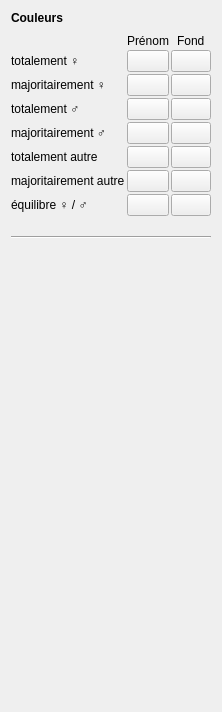
         <widget class="QWidget" name="tabDisplay">
          <attribute name="title">
           <string>AFFICHAGE</string>
          </attribute>
          <layout class="QVBoxLayout" name="verticalLayout_10" stretch="1,10">
           <property name="spacing">
            <number>2</number>
           </property>
           <property name="leftMargin">
            <number>2</number>
           </property>
           <property name="topMargin">
            <number>2</number>
           </property>
           <property name="rightMargin">
            <number>2</number>
           </property>
           <property name="bottomMargin">
            <number>2</number>
           </property>
           <item>
            <widget class="QWidget" name="wColors" native="true">
             <layout class="QGridLayout" name="gridLayout_5" rowstretch="1,0">
              <property name="leftMargin">
               <number>9</number>
              </property>
              <property name="topMargin">
               <number>9</number>
              </property>
              <property name="rightMargin">
               <number>9</number>
              </property>
              <property name="bottomMargin">
               <number>9</number>
              </property>
              <property name="spacing">
               <number>9</number>
              </property>
              <item row="1" column="0" colspan="5">
               <widget class="QWidget" name="widget_9" native="true">
                <layout class="QGridLayout" name="gridLayout_3">
                 <property name="leftMargin">
                  <number>0</number>
                 </property>
                 <property name="topMargin">
                  <number>0</number>
                 </property>
                 <property name="rightMargin">
                  <number>0</number>
                 </property>
                 <property name="bottomMargin">
                  <number>0</number>
                 </property>
                 <property name="spacing">
                  <number>2</number>
                 </property>
                 <item row="7" column="3">
                  <widget class="QPushButton" name="pbBalancedFemaleMaleColorName">
                   <property name="minimumSize">
                    <size>
                     <width>0</width>
                     <height>0</height>
                    </size>
                   </property>
                   <property name="text">
                    <string/>
                   </property>
                  </widget>
                 </item>
                 <item row="7" column="4">
                  <widget class="QPushButton" name="pbBalancedFemaleMaleColorBackground">
                   <property name="minimumSize">
                    <size>
                     <width>0</width>
                     <height>0</height>
                    </size>
                   </property>
                   <property name="text">
                    <string/>
                   </property>
                  </widget>
                 </item>
                 <item row="5" column="3">
                  <widget class="QPushButton" name="pbTotalOtherColorName">
                   <property name="minimumSize">
                    <size>
                     <width>0</width>
                     <height>0</height>
                    </size>
                   </property>
                   <property name="text">
                    <string/>
                   </property>
                  </widget>
                 </item>
                 <item row="0" column="4" alignment="Qt::AlignHCenter">
                  <widget class="QLabel" name="label_5">
                   <property name="text">
                    <string>Fond</string>
                   </property>
                  </widget>
                 </item>
                 <item row="1" column="3">
                  <widget class="QPushButton" name="pbTotalFemaleColorName">
                   <property name="minimumSize">
                    <size>
                     <width>0</width>
                     <height>0</height>
                    </size>
                   </property>
                   <property name="text">
                    <string/>
                   </property>
                  </widget>
                 </item>
                 <item row="3" column="2">
                  <widget class="QLabel" name="label_27">
                   <property name="text">
                    <string>totalement ♂</string>
                   </property>
                  </widget>
                 </item>
                 <item row="2" column="4">
                  <widget class="QPushButton" name="pbMajorFemaleColorBackground">
                   <property name="text">
                    <string/>
                   </property>
                  </widget>
                 </item>
                 <item row="3" column="4">
                  <widget class="QPushButton" name="pbTotalMaleColorBackground">
                   <property name="minimumSize">
                    <size>
                     <width>0</width>
                     <height>0</height>
                    </size>
                   </property>
                   <property name="text">
                    <string/>
                   </property>
                  </widget>
                 </item>
                 <item row="0" column="3" alignment="Qt::AlignHCenter">
                  <widget class="QLabel" name="label_4">
                   <property name="text">
                    <string>Prénom</string>
                   </property>
                  </widget>
                 </item>
                 <item row="2" column="2">
                  <widget class="QLabel" name="label_8">
                   <property name="text">
                    <string>majoritairement ♀</string>
                   </property>
                  </widget>
                 </item>
                 <item row="1" column="2">
                  <widget class="QLabel" name="label_26">
                   <property name="text">
                    <string>totalement ♀</string>
                   </property>
                  </widget>
                 </item>
                 <item row="2" column="3">
                  <widget class="QPushButton" name="pbMajorFemaleColorName">
                   <property name="text">
                    <string/>
                   </property>
                  </widget>
                 </item>
                 <item row="7" column="2">
                  <widget class="QLabel" name="label_28">
                   <property name="text">
                    <string>équilibre ♀ / ♂</string>
                   </property>
                  </widget>
                 </item>
                 <item row="5" column="4">
                  <widget class="QPushButton" name="pbTotalOtherColorBackground">
                   <property name="minimumSize">
                    <size>
                     <width>0</width>
                     <height>0</height>
                    </size>
                   </property>
                   <property name="text">
                    <string/>
                   </property>
                  </widget>
                 </item>
                 <item row="5" column="2">
                  <widget class="QLabel" name="label_29">
                   <property name="text">
                    <string>totalement autre</string>
                   </property>
                  </widget>
                 </item>
                 <item row="3" column="3">
                  <widget class="QPushButton" name="pbTotalMaleColorName">
                   <property name="minimumSize">
                    <size>
                     <width>0</width>
                     <height>0</height>
                    </size>
                   </property>
                   <property name="text">
                    <string/>
                   </property>
                  </widget>
                 </item>
                 <item row="1" column="4">
                  <widget class="QPushButton" name="pbTotalFemaleColorBackground">
                   <property name="minimumSize">
                    <size>
                     <width>0</width>
                     <height>0</height>
                    </size>
                   </property>
                   <property name="text">
                    <string/>
                   </property>
                  </widget>
                 </item>
                 <item row="4" column="2">
                  <widget class="QLabel" name="label_12">
                   <property name="text">
                    <string>majoritairement ♂</string>
                   </property>
                  </widget>
                 </item>
                 <item row="4" column="3">
                  <widget class="QPushButton" name="pbMajorMaleColorName">
                   <property name="text">
                    <string/>
                   </property>
                  </widget>
                 </item>
                 <item row="4" column="4">
                  <widget class="QPushButton" name="pbMajorMaleColorBackground">
                   <property name="text">
                    <string/>
                   </property>
                  </widget>
                 </item>
                 <item row="6" column="2">
                  <widget class="QLabel" name="label_13">
                   <property name="text">
                    <string>majoritairement autre</string>
                   </property>
                  </widget>
                 </item>
                 <item row="6" column="3">
                  <widget class="QPushButton" name="pbMajorOtherColorName">
                   <property name="text">
                    <string/>
                   </property>
                  </widget>
                 </item>
                 <item row="6" column="4">
                  <widget class="QPushButton" name="pbMajorOtherColorBackground">
                   <property name="text">
                    <string/>
                   </property>
                  </widget>
                 </item>
                </layout>
               </widget>
              </item>
              <item row="0" column="0" colspan="5">
               <widget class="QLabel" name="label_25">
                <property name="text">
                 <string>&lt;html&gt;&lt;head/&gt;&lt;body&gt;&lt;p&gt;&lt;span style=&quot; font-weight:600;&quot;&gt;Couleurs&lt;/span&gt;&lt;/p&gt;&lt;/body&gt;&lt;/html&gt;</string>
                </property>
               </widget>
              </item>
             </layout>
            </widget>
           </item>
           <item>
            <widget class="QWidget" name="widget" native="true">
             <layout class="QVBoxLayout" name="verticalLayout_11">
              <item>
               <widget class="Line" name="line_21">
                <property name="orientation">
                 <enum>Qt::Horizontal</enum>
                </property>
               </widget>
              </item>
              <item>
               <spacer name="verticalSpacer_4">
                <property name="orientation">
                 <enum>Qt::Vertical</enum>
                </property>
                <property name="sizeHint" stdset="0">
                 <size>
                  <width>20</width>
                  <height>462</height>
                 </size>
                </property>
               </spacer>
              </item>
             </layout>
            </widget>
           </item>
          </layout>
         </widget>
